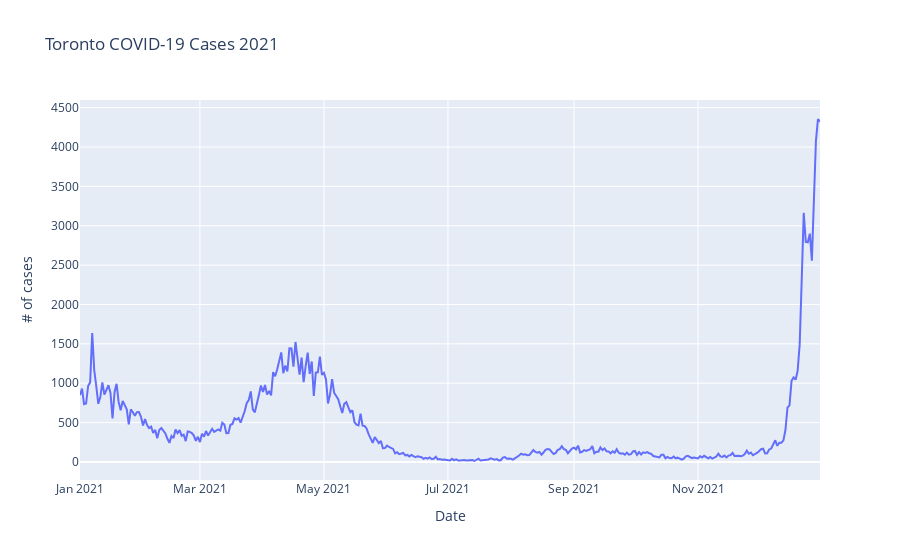

This figure's notebook cell:
### Code cell
fig = px.line(case_by_day, x='Reported Date', y='Assigned_ID', 
              labels={'Reported Date':'Date', 'Assigned_ID':'# of cases'}, 
              title='Toronto COVID-19 Cases 2021')
fig.show()

### Figure 1 — Plotly figure (JSON) as saved in the notebook; plotly's stock layout.template omitted (floating-point values rounded to 4 significant figures; data arrays with more than 128 entries replaced by an {"elided": "..."} marker saying what was removed)
{"data": [{"hovertemplate": "Date=%{x}<br># of cases=%{y}<extra></extra>", "legendgroup": "", "line": {"color": "#636efa", "dash": "solid"}, "marker": {"symbol": "circle"}, "mode": "lines", "name": "", "orientation": "v", "showlegend": false, "type": "scatter", "x": {"elided": "365 str values"}, "xaxis": "x", "y": {"elided": "365 int values"}, "yaxis": "y"}], "layout": {"legend": {"tracegroupgap": 0}, "title": {"text": "Toronto COVID-19 Cases 2021"}, "xaxis": {"anchor": "y", "domain": [0, 1], "title": {"text": "Date"}}, "yaxis": {"anchor": "x", "domain": [0, 1], "title": {"text": "# of cases"}}}}
